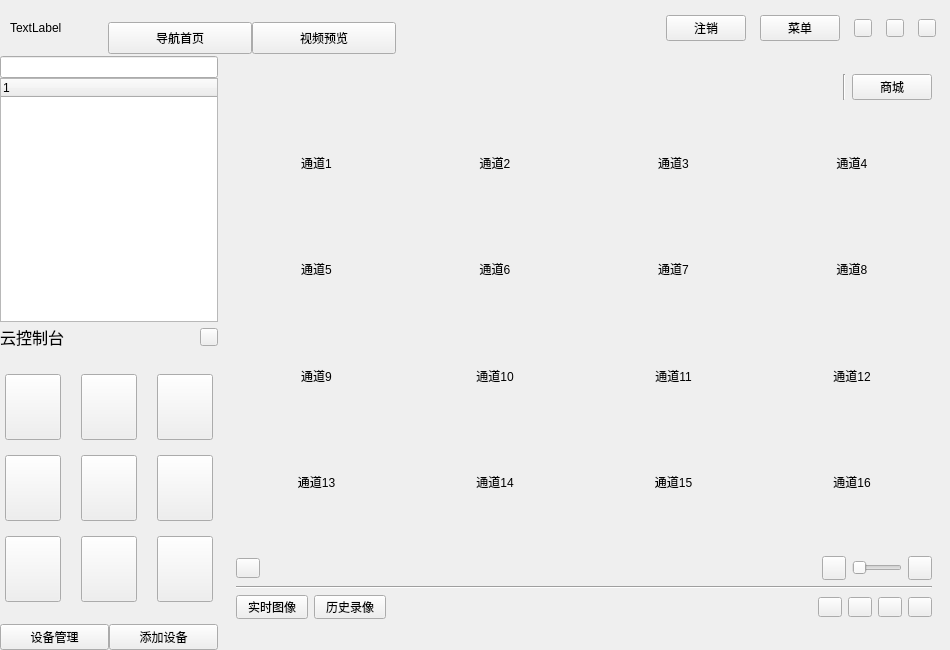
<?xml version="1.0" encoding="UTF-8"?>
<ui version="4.0">
 <class>SktCmaSys</class>
 <widget class="QMainWindow" name="SktCmaSys">
  <property name="geometry">
   <rect>
    <x>0</x>
    <y>0</y>
    <width>950</width>
    <height>650</height>
   </rect>
  </property>
  <property name="windowTitle">
   <string>监控系统-主页面</string>
  </property>
  <property name="windowIcon">
   <iconset resource="SktCmaSys.qrc">
    <normaloff>:/SktPicPath/skt.ico</normaloff>:/SktPicPath/skt.ico</iconset>
  </property>
  <widget class="QWidget" name="centralwidget">
   <layout class="QGridLayout" name="gridLayout_2">
    <property name="leftMargin">
     <number>0</number>
    </property>
    <property name="topMargin">
     <number>0</number>
    </property>
    <property name="rightMargin">
     <number>0</number>
    </property>
    <property name="bottomMargin">
     <number>0</number>
    </property>
    <property name="spacing">
     <number>0</number>
    </property>
    <item row="0" column="0">
     <layout class="QVBoxLayout" name="verticalLayout" stretch="2,0">
      <property name="spacing">
       <number>0</number>
      </property>
      <item>
       <widget class="QWidget" name="topWdt" native="true">
        <property name="maximumSize">
         <size>
          <width>16777215</width>
          <height>56</height>
         </size>
        </property>
        <layout class="QGridLayout" name="gridLayout">
         <property name="leftMargin">
          <number>0</number>
         </property>
         <property name="topMargin">
          <number>0</number>
         </property>
         <property name="rightMargin">
          <number>0</number>
         </property>
         <property name="bottomMargin">
          <number>0</number>
         </property>
         <property name="spacing">
          <number>0</number>
         </property>
         <item row="0" column="0">
          <layout class="QHBoxLayout" name="horizontalLayout_3" stretch="0,0,1,1,0">
           <property name="spacing">
            <number>6</number>
           </property>
           <property name="leftMargin">
            <number>10</number>
           </property>
           <item>
            <widget class="QLabel" name="logoLbl">
             <property name="text">
              <string>TextLabel</string>
             </property>
            </widget>
           </item>
           <item>
            <spacer name="horizontalSpacer">
             <property name="orientation">
              <enum>Qt::Horizontal</enum>
             </property>
             <property name="sizeHint" stdset="0">
              <size>
               <width>40</width>
               <height>20</height>
              </size>
             </property>
            </spacer>
           </item>
           <item>
            <layout class="QHBoxLayout" name="horizontalLayout_2">
             <property name="spacing">
              <number>0</number>
             </property>
             <property name="topMargin">
              <number>20</number>
             </property>
             <item>
              <widget class="QPushButton" name="indexBtn">
               <property name="minimumSize">
                <size>
                 <width>144</width>
                 <height>32</height>
                </size>
               </property>
               <property name="maximumSize">
                <size>
                 <width>144</width>
                 <height>32</height>
                </size>
               </property>
               <property name="text">
                <string>导航首页</string>
               </property>
               <property name="icon">
                <iconset resource="SktCmaSys.qrc">
                 <normaloff>:/SktPicPath/icon_home.png</normaloff>:/SktPicPath/icon_home.png</iconset>
               </property>
              </widget>
             </item>
             <item>
              <widget class="QPushButton" name="videoBtn">
               <property name="minimumSize">
                <size>
                 <width>144</width>
                 <height>32</height>
                </size>
               </property>
               <property name="maximumSize">
                <size>
                 <width>144</width>
                 <height>32</height>
                </size>
               </property>
               <property name="text">
                <string>视频预览</string>
               </property>
               <property name="icon">
                <iconset resource="SktCmaSys.qrc">
                 <normaloff>:/SktPicPath/icon_jiankong .png</normaloff>:/SktPicPath/icon_jiankong .png</iconset>
               </property>
              </widget>
             </item>
            </layout>
           </item>
           <item>
            <spacer name="horizontalSpacer_2">
             <property name="orientation">
              <enum>Qt::Horizontal</enum>
             </property>
             <property name="sizeHint" stdset="0">
              <size>
               <width>40</width>
               <height>20</height>
              </size>
             </property>
            </spacer>
           </item>
           <item>
            <layout class="QHBoxLayout" name="horizontalLayout">
             <property name="spacing">
              <number>14</number>
             </property>
             <property name="rightMargin">
              <number>14</number>
             </property>
             <item>
              <widget class="QPushButton" name="offBtn">
               <property name="maximumSize">
                <size>
                 <width>16777215</width>
                 <height>16777215</height>
                </size>
               </property>
               <property name="text">
                <string>注销</string>
               </property>
              </widget>
             </item>
             <item>
              <widget class="QPushButton" name="menuBtn">
               <property name="maximumSize">
                <size>
                 <width>16777215</width>
                 <height>16777215</height>
                </size>
               </property>
               <property name="text">
                <string>菜单</string>
               </property>
              </widget>
             </item>
             <item>
              <widget class="QPushButton" name="minBtn">
               <property name="maximumSize">
                <size>
                 <width>18</width>
                 <height>18</height>
                </size>
               </property>
               <property name="text">
                <string/>
               </property>
              </widget>
             </item>
             <item>
              <widget class="QPushButton" name="maxBtn">
               <property name="maximumSize">
                <size>
                 <width>18</width>
                 <height>18</height>
                </size>
               </property>
               <property name="text">
                <string/>
               </property>
              </widget>
             </item>
             <item>
              <widget class="QPushButton" name="closeBtn">
               <property name="maximumSize">
                <size>
                 <width>18</width>
                 <height>18</height>
                </size>
               </property>
               <property name="text">
                <string/>
               </property>
              </widget>
             </item>
            </layout>
           </item>
          </layout>
         </item>
        </layout>
       </widget>
      </item>
      <item>
       <widget class="QStackedWidget" name="SktStackWdt">
        <widget class="QWidget" name="p1">
         <layout class="QGridLayout" name="gridLayout_3">
          <property name="leftMargin">
           <number>0</number>
          </property>
          <property name="topMargin">
           <number>0</number>
          </property>
          <property name="rightMargin">
           <number>0</number>
          </property>
          <property name="bottomMargin">
           <number>0</number>
          </property>
          <property name="spacing">
           <number>0</number>
          </property>
          <item row="0" column="0">
           <layout class="QHBoxLayout" name="horizontalLayout_4" stretch="2,6">
            <item>
             <widget class="QWidget" name="leftWdt" native="true">
              <property name="maximumSize">
               <size>
                <width>218</width>
                <height>16777215</height>
               </size>
              </property>
              <layout class="QVBoxLayout" name="verticalLayout_5" stretch="0,0,1,2,0">
               <property name="spacing">
                <number>0</number>
               </property>
               <property name="leftMargin">
                <number>0</number>
               </property>
               <property name="topMargin">
                <number>0</number>
               </property>
               <property name="rightMargin">
                <number>0</number>
               </property>
               <property name="bottomMargin">
                <number>0</number>
               </property>
               <item>
                <widget class="QLineEdit" name="findEdt"/>
               </item>
               <item>
                <widget class="QTreeWidget" name="cmaListWdt">
                 <column>
                  <property name="text">
                   <string notr="true">1</string>
                  </property>
                 </column>
                </widget>
               </item>
               <item>
                <widget class="QWidget" name="consoleWdt" native="true">
                 <property name="maximumSize">
                  <size>
                   <width>16777215</width>
                   <height>30</height>
                  </size>
                 </property>
                 <layout class="QGridLayout" name="gridLayout_5">
                  <property name="leftMargin">
                   <number>0</number>
                  </property>
                  <property name="topMargin">
                   <number>0</number>
                  </property>
                  <property name="rightMargin">
                   <number>0</number>
                  </property>
                  <property name="bottomMargin">
                   <number>0</number>
                  </property>
                  <property name="spacing">
                   <number>0</number>
                  </property>
                  <item row="0" column="0">
                   <layout class="QHBoxLayout" name="horizontalLayout_7">
                    <item>
                     <widget class="QLabel" name="clnLbl">
                      <property name="font">
                       <font>
                        <family>Agency FB</family>
                        <pointsize>12</pointsize>
                       </font>
                      </property>
                      <property name="text">
                       <string>云控制台</string>
                      </property>
                     </widget>
                    </item>
                    <item>
                     <spacer name="horizontalSpacer_3">
                      <property name="orientation">
                       <enum>Qt::Horizontal</enum>
                      </property>
                      <property name="sizeHint" stdset="0">
                       <size>
                        <width>40</width>
                        <height>20</height>
                       </size>
                      </property>
                     </spacer>
                    </item>
                    <item>
                     <widget class="QPushButton" name="clnBtn">
                      <property name="maximumSize">
                       <size>
                        <width>18</width>
                        <height>18</height>
                       </size>
                      </property>
                      <property name="text">
                       <string/>
                      </property>
                     </widget>
                    </item>
                   </layout>
                  </item>
                 </layout>
                </widget>
               </item>
               <item>
                <widget class="QWidget" name="couldWdt" native="true">
                 <property name="maximumSize">
                  <size>
                   <width>16777215</width>
                   <height>272</height>
                  </size>
                 </property>
                 <layout class="QGridLayout" name="gridLayout_4">
                  <property name="leftMargin">
                   <number>0</number>
                  </property>
                  <property name="topMargin">
                   <number>0</number>
                  </property>
                  <property name="rightMargin">
                   <number>0</number>
                  </property>
                  <property name="bottomMargin">
                   <number>0</number>
                  </property>
                  <property name="spacing">
                   <number>0</number>
                  </property>
                  <item row="0" column="0">
                   <layout class="QHBoxLayout" name="horizontalLayout_5">
                    <property name="spacing">
                     <number>20</number>
                    </property>
                    <item>
                     <layout class="QVBoxLayout" name="verticalLayout_2">
                      <property name="spacing">
                       <number>15</number>
                      </property>
                      <item>
                       <widget class="QPushButton" name="picBtn">
                        <property name="minimumSize">
                         <size>
                          <width>56</width>
                          <height>66</height>
                         </size>
                        </property>
                        <property name="maximumSize">
                         <size>
                          <width>56</width>
                          <height>66</height>
                         </size>
                        </property>
                        <property name="text">
                         <string/>
                        </property>
                       </widget>
                      </item>
                      <item>
                       <widget class="QPushButton" name="b3Btn">
                        <property name="minimumSize">
                         <size>
                          <width>56</width>
                          <height>66</height>
                         </size>
                        </property>
                        <property name="maximumSize">
                         <size>
                          <width>56</width>
                          <height>66</height>
                         </size>
                        </property>
                        <property name="text">
                         <string/>
                        </property>
                       </widget>
                      </item>
                      <item>
                       <widget class="QPushButton" name="b6Btn">
                        <property name="minimumSize">
                         <size>
                          <width>56</width>
                          <height>66</height>
                         </size>
                        </property>
                        <property name="maximumSize">
                         <size>
                          <width>56</width>
                          <height>66</height>
                         </size>
                        </property>
                        <property name="text">
                         <string/>
                        </property>
                       </widget>
                      </item>
                     </layout>
                    </item>
                    <item>
                     <layout class="QVBoxLayout" name="verticalLayout_3">
                      <property name="spacing">
                       <number>15</number>
                      </property>
                      <item>
                       <widget class="QPushButton" name="b1Btn">
                        <property name="minimumSize">
                         <size>
                          <width>56</width>
                          <height>66</height>
                         </size>
                        </property>
                        <property name="maximumSize">
                         <size>
                          <width>56</width>
                          <height>66</height>
                         </size>
                        </property>
                        <property name="text">
                         <string/>
                        </property>
                       </widget>
                      </item>
                      <item>
                       <widget class="QPushButton" name="b4Btn">
                        <property name="minimumSize">
                         <size>
                          <width>56</width>
                          <height>66</height>
                         </size>
                        </property>
                        <property name="maximumSize">
                         <size>
                          <width>56</width>
                          <height>66</height>
                         </size>
                        </property>
                        <property name="text">
                         <string/>
                        </property>
                       </widget>
                      </item>
                      <item>
                       <widget class="QPushButton" name="b7Btn">
                        <property name="minimumSize">
                         <size>
                          <width>56</width>
                          <height>66</height>
                         </size>
                        </property>
                        <property name="maximumSize">
                         <size>
                          <width>56</width>
                          <height>66</height>
                         </size>
                        </property>
                        <property name="text">
                         <string/>
                        </property>
                       </widget>
                      </item>
                     </layout>
                    </item>
                    <item>
                     <layout class="QVBoxLayout" name="verticalLayout_4">
                      <property name="spacing">
                       <number>15</number>
                      </property>
                      <item>
                       <widget class="QPushButton" name="b2Btn">
                        <property name="minimumSize">
                         <size>
                          <width>56</width>
                          <height>66</height>
                         </size>
                        </property>
                        <property name="maximumSize">
                         <size>
                          <width>56</width>
                          <height>66</height>
                         </size>
                        </property>
                        <property name="text">
                         <string/>
                        </property>
                       </widget>
                      </item>
                      <item>
                       <widget class="QPushButton" name="b5Btn">
                        <property name="minimumSize">
                         <size>
                          <width>56</width>
                          <height>66</height>
                         </size>
                        </property>
                        <property name="maximumSize">
                         <size>
                          <width>56</width>
                          <height>66</height>
                         </size>
                        </property>
                        <property name="text">
                         <string/>
                        </property>
                       </widget>
                      </item>
                      <item>
                       <widget class="QPushButton" name="b8Btn">
                        <property name="minimumSize">
                         <size>
                          <width>56</width>
                          <height>66</height>
                         </size>
                        </property>
                        <property name="maximumSize">
                         <size>
                          <width>56</width>
                          <height>66</height>
                         </size>
                        </property>
                        <property name="text">
                         <string/>
                        </property>
                       </widget>
                      </item>
                     </layout>
                    </item>
                   </layout>
                  </item>
                 </layout>
                </widget>
               </item>
               <item>
                <layout class="QHBoxLayout" name="horizontalLayout_6">
                 <item>
                  <widget class="QPushButton" name="devBtn">
                   <property name="text">
                    <string>设备管理</string>
                   </property>
                   <property name="icon">
                    <iconset resource="SktCmaSys.qrc">
                     <normaloff>:/SktPicPath/add.png</normaloff>:/SktPicPath/add.png</iconset>
                   </property>
                  </widget>
                 </item>
                 <item>
                  <widget class="QPushButton" name="addBtn">
                   <property name="text">
                    <string>添加设备</string>
                   </property>
                   <property name="icon">
                    <iconset resource="SktCmaSys.qrc">
                     <normaloff>:/SktPicPath/add.png</normaloff>:/SktPicPath/add.png</iconset>
                   </property>
                  </widget>
                 </item>
                </layout>
               </item>
              </layout>
             </widget>
            </item>
            <item>
             <widget class="QWidget" name="rightWdt" native="true">
              <layout class="QGridLayout" name="gridLayout_6">
               <item row="0" column="0">
                <layout class="QVBoxLayout" name="verticalLayout_6" stretch="0,8,2">
                 <property name="spacing">
                  <number>0</number>
                 </property>
                 <item>
                  <widget class="QWidget" name="rightTopWdt" native="true">
                   <layout class="QGridLayout" name="gridLayout_7">
                    <item row="0" column="0">
                     <layout class="QHBoxLayout" name="horizontalLayout_8">
                      <item>
                       <spacer name="horizontalSpacer_4">
                        <property name="orientation">
                         <enum>Qt::Horizontal</enum>
                        </property>
                        <property name="sizeHint" stdset="0">
                         <size>
                          <width>40</width>
                          <height>20</height>
                         </size>
                        </property>
                       </spacer>
                      </item>
                      <item>
                       <widget class="Line" name="line">
                        <property name="orientation">
                         <enum>Qt::Vertical</enum>
                        </property>
                       </widget>
                      </item>
                      <item>
                       <widget class="QPushButton" name="pushButton">
                        <property name="text">
                         <string>商城</string>
                        </property>
                       </widget>
                      </item>
                     </layout>
                    </item>
                   </layout>
                  </widget>
                 </item>
                 <item>
                  <widget class="QWidget" name="widget_2" native="true">
                   <layout class="QGridLayout" name="gridLayout_8">
                    <property name="leftMargin">
                     <number>0</number>
                    </property>
                    <property name="topMargin">
                     <number>0</number>
                    </property>
                    <property name="rightMargin">
                     <number>0</number>
                    </property>
                    <property name="bottomMargin">
                     <number>0</number>
                    </property>
                    <property name="spacing">
                     <number>0</number>
                    </property>
                    <item row="3" column="0">
                     <layout class="QHBoxLayout" name="horizontalLayout_11">
                      <property name="spacing">
                       <number>0</number>
                      </property>
                      <item>
                       <widget class="QLabel" name="lb9">
                        <property name="text">
                         <string>通道9</string>
                        </property>
                        <property name="alignment">
                         <set>Qt::AlignCenter</set>
                        </property>
                       </widget>
                      </item>
                      <item>
                       <widget class="QLabel" name="lb10">
                        <property name="text">
                         <string>通道10</string>
                        </property>
                        <property name="alignment">
                         <set>Qt::AlignCenter</set>
                        </property>
                       </widget>
                      </item>
                      <item>
                       <widget class="QLabel" name="lb11">
                        <property name="text">
                         <string>通道11</string>
                        </property>
                        <property name="alignment">
                         <set>Qt::AlignCenter</set>
                        </property>
                       </widget>
                      </item>
                      <item>
                       <widget class="QLabel" name="lb12">
                        <property name="text">
                         <string>通道12</string>
                        </property>
                        <property name="alignment">
                         <set>Qt::AlignCenter</set>
                        </property>
                       </widget>
                      </item>
                     </layout>
                    </item>
                    <item row="1" column="0">
                     <layout class="QHBoxLayout" name="horizontalLayout_9">
                      <property name="spacing">
                       <number>0</number>
                      </property>
                      <item>
                       <widget class="QLabel" name="lb1">
                        <property name="text">
                         <string>通道1</string>
                        </property>
                        <property name="alignment">
                         <set>Qt::AlignCenter</set>
                        </property>
                       </widget>
                      </item>
                      <item>
                       <widget class="QLabel" name="lb2">
                        <property name="text">
                         <string>通道2</string>
                        </property>
                        <property name="alignment">
                         <set>Qt::AlignCenter</set>
                        </property>
                       </widget>
                      </item>
                      <item>
                       <widget class="QLabel" name="lb3">
                        <property name="text">
                         <string>通道3</string>
                        </property>
                        <property name="alignment">
                         <set>Qt::AlignCenter</set>
                        </property>
                       </widget>
                      </item>
                      <item>
                       <widget class="QLabel" name="lb4">
                        <property name="text">
                         <string>通道4</string>
                        </property>
                        <property name="alignment">
                         <set>Qt::AlignCenter</set>
                        </property>
                       </widget>
                      </item>
                     </layout>
                    </item>
                    <item row="2" column="0">
                     <layout class="QHBoxLayout" name="horizontalLayout_10">
                      <property name="spacing">
                       <number>0</number>
                      </property>
                      <item>
                       <widget class="QLabel" name="lb5">
                        <property name="text">
                         <string>通道5</string>
                        </property>
                        <property name="alignment">
                         <set>Qt::AlignCenter</set>
                        </property>
                       </widget>
                      </item>
                      <item>
                       <widget class="QLabel" name="lb6">
                        <property name="text">
                         <string>通道6</string>
                        </property>
                        <property name="alignment">
                         <set>Qt::AlignCenter</set>
                        </property>
                       </widget>
                      </item>
                      <item>
                       <widget class="QLabel" name="lb7">
                        <property name="text">
                         <string>通道7</string>
                        </property>
                        <property name="alignment">
                         <set>Qt::AlignCenter</set>
                        </property>
                       </widget>
                      </item>
                      <item>
                       <widget class="QLabel" name="lb8">
                        <property name="text">
                         <string>通道8</string>
                        </property>
                        <property name="alignment">
                         <set>Qt::AlignCenter</set>
                        </property>
                       </widget>
                      </item>
                     </layout>
                    </item>
                    <item row="4" column="0">
                     <layout class="QHBoxLayout" name="horizontalLayout_12">
                      <property name="spacing">
                       <number>0</number>
                      </property>
                      <item>
                       <widget class="QLabel" name="lb13">
                        <property name="text">
                         <string>通道13</string>
                        </property>
                        <property name="alignment">
                         <set>Qt::AlignCenter</set>
                        </property>
                       </widget>
                      </item>
                      <item>
                       <widget class="QLabel" name="lb14">
                        <property name="text">
                         <string>通道14</string>
                        </property>
                        <property name="alignment">
                         <set>Qt::AlignCenter</set>
                        </property>
                       </widget>
                      </item>
                      <item>
                       <widget class="QLabel" name="lb15">
                        <property name="text">
                         <string>通道15</string>
                        </property>
                        <property name="alignment">
                         <set>Qt::AlignCenter</set>
                        </property>
                       </widget>
                      </item>
                      <item>
                       <widget class="QLabel" name="lb16">
                        <property name="text">
                         <string>通道16</string>
                        </property>
                        <property name="alignment">
                         <set>Qt::AlignCenter</set>
                        </property>
                       </widget>
                      </item>
                     </layout>
                    </item>
                   </layout>
                  </widget>
                 </item>
                 <item>
                  <widget class="QWidget" name="rightDownWdt" native="true">
                   <layout class="QGridLayout" name="gridLayout_9">
                    <item row="0" column="0">
                     <layout class="QVBoxLayout" name="verticalLayout_8">
                      <item>
                       <layout class="QHBoxLayout" name="horizontalLayout_14" stretch="0,1,0">
                        <property name="spacing">
                         <number>6</number>
                        </property>
                        <item>
                         <widget class="QPushButton" name="stopBtn">
                          <property name="maximumSize">
                           <size>
                            <width>24</width>
                            <height>20</height>
                           </size>
                          </property>
                          <property name="text">
                           <string/>
                          </property>
                         </widget>
                        </item>
                        <item>
                         <spacer name="horizontalSpacer_5">
                          <property name="orientation">
                           <enum>Qt::Horizontal</enum>
                          </property>
                          <property name="sizeHint" stdset="0">
                           <size>
                            <width>40</width>
                            <height>20</height>
                           </size>
                          </property>
                         </spacer>
                        </item>
                        <item>
                         <layout class="QHBoxLayout" name="horizontalLayout_13">
                          <item>
                           <widget class="QPushButton" name="volbtn1">
                            <property name="maximumSize">
                             <size>
                              <width>24</width>
                              <height>24</height>
                             </size>
                            </property>
                            <property name="text">
                             <string/>
                            </property>
                           </widget>
                          </item>
                          <item>
                           <widget class="QSlider" name="volSdr">
                            <property name="maximumSize">
                             <size>
                              <width>50</width>
                              <height>16777215</height>
                             </size>
                            </property>
                            <property name="orientation">
                             <enum>Qt::Horizontal</enum>
                            </property>
                           </widget>
                          </item>
                          <item>
                           <widget class="QPushButton" name="fullBtn">
                            <property name="maximumSize">
                             <size>
                              <width>24</width>
                              <height>24</height>
                             </size>
                            </property>
                            <property name="text">
                             <string/>
                            </property>
                           </widget>
                          </item>
                         </layout>
                        </item>
                       </layout>
                      </item>
                      <item>
                       <widget class="Line" name="line_2">
                        <property name="orientation">
                         <enum>Qt::Horizontal</enum>
                        </property>
                       </widget>
                      </item>
                      <item>
                       <layout class="QHBoxLayout" name="horizontalLayout_17">
                        <item>
                         <layout class="QHBoxLayout" name="horizontalLayout_16">
                          <item>
                           <widget class="QPushButton" name="realBtn">
                            <property name="maximumSize">
                             <size>
                              <width>72</width>
                              <height>24</height>
                             </size>
                            </property>
                            <property name="text">
                             <string>实时图像</string>
                            </property>
                           </widget>
                          </item>
                          <item>
                           <widget class="QPushButton" name="htyBtn">
                            <property name="maximumSize">
                             <size>
                              <width>72</width>
                              <height>24</height>
                             </size>
                            </property>
                            <property name="text">
                             <string>历史录像</string>
                            </property>
                           </widget>
                          </item>
                         </layout>
                        </item>
                        <item>
                         <spacer name="horizontalSpacer_6">
                          <property name="orientation">
                           <enum>Qt::Horizontal</enum>
                          </property>
                          <property name="sizeHint" stdset="0">
                           <size>
                            <width>40</width>
                            <height>20</height>
                           </size>
                          </property>
                         </spacer>
                        </item>
                        <item>
                         <layout class="QHBoxLayout" name="horizontalLayout_15">
                          <item>
                           <widget class="QPushButton" name="srn1Btn">
                            <property name="maximumSize">
                             <size>
                              <width>24</width>
                              <height>20</height>
                             </size>
                            </property>
                            <property name="text">
                             <string/>
                            </property>
                           </widget>
                          </item>
                          <item>
                           <widget class="QPushButton" name="srn4Btn">
                            <property name="maximumSize">
                             <size>
                              <width>24</width>
                              <height>20</height>
                             </size>
                            </property>
                            <property name="text">
                             <string/>
                            </property>
                           </widget>
                          </item>
                          <item>
                           <widget class="QPushButton" name="srn9Btn">
                            <property name="maximumSize">
                             <size>
                              <width>24</width>
                              <height>20</height>
                             </size>
                            </property>
                            <property name="text">
                             <string/>
                            </property>
                           </widget>
                          </item>
                          <item>
                           <widget class="QPushButton" name="srn16Btn">
                            <property name="maximumSize">
                             <size>
                              <width>24</width>
                              <height>20</height>
                             </size>
                            </property>
                            <property name="text">
                             <string/>
                            </property>
                           </widget>
                          </item>
                         </layout>
                        </item>
                       </layout>
                      </item>
                     </layout>
                    </item>
                   </layout>
                  </widget>
                 </item>
                </layout>
               </item>
              </layout>
             </widget>
            </item>
           </layout>
          </item>
         </layout>
        </widget>
        <widget class="QWidget" name="p2"/>
       </widget>
      </item>
     </layout>
    </item>
   </layout>
  </widget>
 </widget>
 <resources>
  <include location="SktCmaSys.qrc"/>
 </resources>
 <connections/>
</ui>
